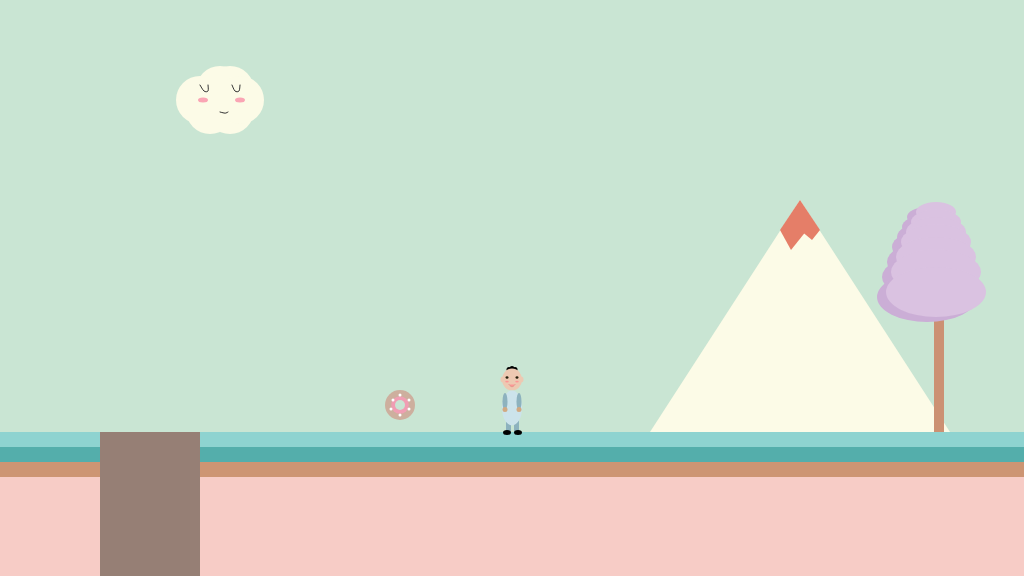
Frame 1 (no input)
Frame 60 (no input): identical to frame 1, image omitted
Frame 120 (the mouse pressed at the canvas centre since frame 60): identical to frame 1, image omitted

The p5.js sketch that drew this single still picture (run headless with seeded random() and noise() and a simulated clock; from frame 60 on, the mouse is pressed at the canvas centre):

// p5.js sketch
// ── sketch.js
/*

The Game Project

Week 3

Game interaction

*/

/*

The Game Project

2b - using variables

*/

let floorPos_y;

let gameChar;

let tree;

let canyon;

let collectableItem;

let mountain;

let cloud;

function setup() {
  createCanvas(1024, 576);

  floorPos_y = 432;

  gameChar = {
    pos_x: width / 2,
    pos_y: floorPos_y,
    isLeft: false,
    isRight: false,
    isFalling: false,
    isPlummeting: false,
  };

  tree = {
    pos_x: 936,
    pos_y: floorPos_y - 120,
    scale: 1.0,
    shadow_x: 927,
    shadow_y: floorPos_y - 120 + 5,
  };

  canyon = {
    pos_x: 100,
    width: 100,
  };

  collectableItem = {
    pos_x: 400,
    pos_y: 405,
    size: 10,
    isFound: false,
  };

  cloud = {
    pos_x: 200,
    pos_y: 100,
    scale: 2,
  };

  mountain = {
    pos_x: 800,
    pos_y: 200,
    wide: 150,
  };
}

function draw() {
  //fill the sky
  background(201, 229, 211);

  //draw ground
  noStroke();
  fill(142, 211, 208);
  rect(0, floorPos_y, width, 15);
  fill(84, 174, 171);
  rect(0, floorPos_y + 15, width, 15);
  fill(205, 149, 115);
  rect(0, floorPos_y + 30, width, 15);
  fill(247, 204, 198);
  rect(0, floorPos_y + 45, width, height - floorPos_y);

  //A cloud in the sky
  strokeWeight(1);
  fill(252, 251, 231);
  ellipse(cloud.pos_x, cloud.pos_y, 24 * cloud.scale, 24 * cloud.scale);
  ellipse(
    cloud.pos_x + 10,
    cloud.pos_y + 10,
    24 * cloud.scale,
    24 * cloud.scale
  );
  ellipse(
    cloud.pos_x + 30,
    cloud.pos_y + 10,
    24 * cloud.scale,
    24 * cloud.scale
  );
  ellipse(
    cloud.pos_x + 30,
    cloud.pos_y - 10,
    24 * cloud.scale,
    24 * cloud.scale
  );
  ellipse(
    cloud.pos_x + 20,
    cloud.pos_y - 10,
    24 * cloud.scale,
    24 * cloud.scale
  );
  ellipse(cloud.pos_x + 40, cloud.pos_y, 24 * cloud.scale, 24 * cloud.scale);
  //Right Eye
  stroke(51);
  beginShape();
  curveVertex(cloud.pos_x + 32, cloud.pos_y - 15);
  curveVertex(cloud.pos_x + 32, cloud.pos_y - 15);
  curveVertex(cloud.pos_x + 35, cloud.pos_y - 9);
  curveVertex(cloud.pos_x + 39, cloud.pos_y - 9);
  curveVertex(cloud.pos_x + 40, cloud.pos_y - 15);
  curveVertex(cloud.pos_x + 40, cloud.pos_y - 15);
  endShape();
  //Left Eye
  beginShape();
  curveVertex(cloud.pos_x, cloud.pos_y - 15);
  curveVertex(cloud.pos_x, cloud.pos_y - 15);
  curveVertex(cloud.pos_x + 4, cloud.pos_y - 9);
  curveVertex(cloud.pos_x + 8, cloud.pos_y - 9);
  curveVertex(cloud.pos_x + 8, cloud.pos_y - 15);
  curveVertex(cloud.pos_x + 8, cloud.pos_y - 15);
  endShape();
  fill(250, 165, 180);
  noStroke();
  //left cheek
  ellipse(cloud.pos_x + 3, cloud.pos_y, 10, 5);
  // right cheek
  ellipse(cloud.pos_x + 40, cloud.pos_y, 10, 5);
  //Mouth
  stroke(51);
  beginShape();
  fill(252, 251, 231);
  curveVertex(cloud.pos_x + 20, cloud.pos_y + 12);
  curveVertex(cloud.pos_x + 20, cloud.pos_y + 12);
  curveVertex(cloud.pos_x + 24, cloud.pos_y + 13);
  curveVertex(cloud.pos_x + 26, cloud.pos_y + 13);
  curveVertex(cloud.pos_x + 28, cloud.pos_y + 12);
  curveVertex(cloud.pos_x + 28, cloud.pos_y + 12);
  endShape();

  //A mountain in the distance
  noStroke();
  fill(252, 251, 231);
  //Mountain
  triangle(
    mountain.pos_x - mountain.wide,
    432,
    mountain.pos_x + mountain.wide,
    432,
    mountain.pos_x,
    mountain.pos_y
  );
  //Mountain Crown
  fill(229, 126, 104);
  triangle(
    mountain.pos_x - 20,
    mountain.pos_y + 30,
    mountain.pos_x + 20,
    mountain.pos_y + 30,
    mountain.pos_x,
    mountain.pos_y
  );
  triangle(
    mountain.pos_x - 20,
    mountain.pos_y + 30,
    mountain.pos_x + 7,
    mountain.pos_y + 30,
    mountain.pos_x - 9,
    mountain.pos_y + 50
  );
  triangle(
    mountain.pos_x - 0,
    mountain.pos_y + 30,
    mountain.pos_x + 20,
    mountain.pos_y + 30,
    mountain.pos_x + 12,
    mountain.pos_y + 40
  );

  //Tree
  noStroke();
  fill(204, 145, 115);
  rect(tree.pos_x - 2, tree.pos_y, 10, 120);
  fill(203, 174, 214);
  ellipse(tree.shadow_x, tree.shadow_y - 100, 40 * tree.scale, 20 * tree.scale);
  ellipse(tree.shadow_x, tree.shadow_y - 90, 50 * tree.scale, 25 * tree.scale);
  ellipse(tree.shadow_x, tree.shadow_y - 80, 60 * tree.scale, 30 * tree.scale);
  ellipse(tree.shadow_x, tree.shadow_y - 70, 70 * tree.scale, 35 * tree.scale);
  ellipse(tree.shadow_x, tree.shadow_y - 55, 80 * tree.scale, 40 * tree.scale);
  ellipse(tree.shadow_x, tree.shadow_y - 40, 90 * tree.scale, 45 * tree.scale);
  ellipse(tree.shadow_x, tree.shadow_y - 20, 100 * tree.scale, 50 * tree.scale);
  fill(218, 194, 225);
  ellipse(tree.pos_x, tree.pos_y - 100, 40 * tree.scale, 20 * tree.scale);
  ellipse(tree.pos_x, tree.pos_y - 90, 50 * tree.scale, 25 * tree.scale);
  ellipse(tree.pos_x, tree.pos_y - 80, 60 * tree.scale, 30 * tree.scale);
  ellipse(tree.pos_x, tree.pos_y - 70, 70 * tree.scale, 35 * tree.scale);
  ellipse(tree.pos_x, tree.pos_y - 55, 80 * tree.scale, 40 * tree.scale);
  ellipse(tree.pos_x, tree.pos_y - 40, 90 * tree.scale, 45 * tree.scale);
  ellipse(tree.pos_x, tree.pos_y - 20, 100 * tree.scale, 50 * tree.scale);

  //Canyon
  noStroke();
  fill(150, 127, 117);
  rect(canyon.pos_x, floorPos_y, canyon.width, height - floorPos_y);

  //A collectable token
  if (collectableItem.isFound == false) {
    fill(205, 175, 158);
    ellipse(
      collectableItem.pos_x,
      collectableItem.pos_y,
      collectableItem.size * 3,
      collectableItem.size * 3
    );
    fill(240, 158, 179);
    ellipse(
      collectableItem.pos_x,
      collectableItem.pos_y,
      collectableItem.size * 1.75,
      collectableItem.size * 1.75
    );
    fill(201, 229, 211);
    ellipse(
      collectableItem.pos_x,
      collectableItem.pos_y,
      collectableItem.size,
      collectableItem.size
    );
    fill(255);
    ellipse(collectableItem.pos_x + 9, collectableItem.pos_y + 4, 3, 3);
    ellipse(collectableItem.pos_x - 9, collectableItem.pos_y + 4, 3, 3);
    ellipse(collectableItem.pos_x + 9, collectableItem.pos_y - 5, 3, 3);
    ellipse(collectableItem.pos_x - 7, collectableItem.pos_y - 5, 3, 3);
    ellipse(collectableItem.pos_x, collectableItem.pos_y - 10, 3, 3);
    ellipse(collectableItem.pos_x, collectableItem.pos_y + 10, 3, 3);
  }

  //Collectable item interaction
  // 34 is gameChar body width + collectableItem size
  if (
    dist(
      collectableItem.pos_x,
      collectableItem.pos_y,
      gameChar.pos_x,
      gameChar.pos_y
    ) < 34
  ) {
    collectableItem.isFound = true;
  }

  //Falling down the canyon
  //Check if gameChar pos_x is within the range of the canyon
  if (
    gameChar.pos_x - 5 > canyon.pos_x &&
    gameChar.pos_x + 5 < canyon.pos_x + canyon.width &&
    gameChar.pos_y >= floorPos_y
  ) {
    gameChar.isPlummeting = true;
    gameChar.pos_y += 5;
  }

  //the game character
  if (gameChar.isLeft && gameChar.isFalling) {
    // add your jumping-left code
    //hair
    fill(0);
    ellipse(gameChar.pos_x, gameChar.pos_y - 63.5, 5, 5);
    ellipse(gameChar.pos_x - 3, gameChar.pos_y - 62.5, 5, 5);
    ellipse(gameChar.pos_x + 3, gameChar.pos_y - 62.5, 5, 5);
    //Head
    fill(237, 201, 178);
    ellipse(gameChar.pos_x, gameChar.pos_y - 52.5, 20, 22);
    //nose
    fill(237, 201, 178);
    ellipse(gameChar.pos_x - 9, gameChar.pos_y - 52.5, 5, 6);
    //left eye
    fill(36, 30, 11);
    ellipse(gameChar.pos_x - 5, gameChar.pos_y - 54.5, 3, 2.5);
    //left cheek
    fill(255, 149, 149);
    ellipse(gameChar.pos_x - 6, gameChar.pos_y - 50.5, 3.5, 1.75);
    //mouth
    stroke(228, 154, 143);
    beginShape();
    curveVertex(gameChar.pos_x - 9, gameChar.pos_y - 47.5);
    curveVertex(gameChar.pos_x - 9, gameChar.pos_y - 47.5);
    curveVertex(gameChar.pos_x - 7, gameChar.pos_y - 45.5);
    curveVertex(gameChar.pos_x - 3, gameChar.pos_y - 47.5);
    curveVertex(gameChar.pos_x - 3, gameChar.pos_y - 47.5);
    endShape();
    //right leg
    noStroke();
    fill(141, 178, 190);
    rect(gameChar.pos_x + 2, gameChar.pos_y - 12.5, 5, 12);
    //right shoe
    fill(0);
    ellipse(gameChar.pos_x + 4, gameChar.pos_y + 0.5, 8, 5);
    //left leg
    fill(141, 178, 190);
    rect(gameChar.pos_x - 5, gameChar.pos_y - 15.5, 5, 12);
    //left shoe
    fill(0);
    ellipse(gameChar.pos_x - 4, gameChar.pos_y - 2.5, 8, 5);
    //Body
    fill(204, 227, 235);
    ellipse(gameChar.pos_x, gameChar.pos_y - 24, 20, 35);
    //left arm
    fill(141, 178, 190);
    ellipse(gameChar.pos_x, gameChar.pos_y - 42.5, 5, 17);
    //left hand
    fill(209, 169, 130);
    ellipse(gameChar.pos_x, gameChar.pos_y - 50.5, 5, 5);
  } else if (gameChar.isRight && gameChar.isFalling) {
    //hair
    fill(0);
    ellipse(gameChar.pos_x, gameChar.pos_y - 63.5, 5, 5);
    ellipse(gameChar.pos_x - 3, gameChar.pos_y - 62.5, 5, 5);
    ellipse(gameChar.pos_x + 3, gameChar.pos_y - 62.5, 5, 5);
    //Head
    fill(237, 201, 178);
    ellipse(gameChar.pos_x, gameChar.pos_y - 52.5, 20, 22);
    //nose
    fill(237, 201, 178);
    ellipse(gameChar.pos_x + 9, gameChar.pos_y - 52.5, 5, 6);
    //right eye
    fill(36, 30, 11);
    ellipse(gameChar.pos_x + 5, gameChar.pos_y - 54.5, 3, 2.5);
    //right cheek
    fill(255, 149, 149);
    ellipse(gameChar.pos_x + 6, gameChar.pos_y - 50.5, 3.5, 1.75);
    //mouth
    stroke(228, 154, 143);
    beginShape();
    curveVertex(gameChar.pos_x + 9, gameChar.pos_y - 47.5);
    curveVertex(gameChar.pos_x + 9, gameChar.pos_y - 47.5);
    curveVertex(gameChar.pos_x + 7, gameChar.pos_y - 45.5);
    curveVertex(gameChar.pos_x + 3, gameChar.pos_y - 47.5);
    curveVertex(gameChar.pos_x + 3, gameChar.pos_y - 47.5);
    endShape();
    //left leg
    noStroke();
    fill(141, 178, 190);
    rect(gameChar.pos_x - 5, gameChar.pos_y - 12.5, 5, 12);
    //left shoe
    fill(0);
    ellipse(gameChar.pos_x - 2, gameChar.pos_y + 0.5, 8, 5);
    //right leg
    fill(141, 178, 190);
    rect(gameChar.pos_x + 2, gameChar.pos_y - 15.5, 5, 12);
    //right shoe
    fill(0);
    ellipse(gameChar.pos_x + 6, gameChar.pos_y - 3.5, 8, 5);
    //Body
    fill(204, 227, 235);
    ellipse(gameChar.pos_x, gameChar.pos_y - 24, 20, 35);
    //left arm
    fill(141, 178, 190);
    ellipse(gameChar.pos_x, gameChar.pos_y - 42.5, 5, 17);
    //left hand
    fill(209, 169, 130);
    ellipse(gameChar.pos_x, gameChar.pos_y - 50.5, 5, 5);
  } else if (gameChar.isLeft) {
    //hair
    fill(0);
    ellipse(gameChar.pos_x, gameChar.pos_y - 63.5, 5, 5);
    ellipse(gameChar.pos_x - 3, gameChar.pos_y - 62.5, 5, 5);
    ellipse(gameChar.pos_x + 3, gameChar.pos_y - 62.5, 5, 5);
    //Head
    fill(237, 201, 178);
    ellipse(gameChar.pos_x, gameChar.pos_y - 52.5, 20, 22);
    //nose
    fill(237, 201, 178);
    ellipse(gameChar.pos_x - 9, gameChar.pos_y - 52.5, 5, 6);
    //left eye
    fill(36, 30, 11);
    ellipse(gameChar.pos_x - 5, gameChar.pos_y - 54.5, 3, 2.5);
    //left cheek
    fill(255, 149, 149);
    ellipse(gameChar.pos_x - 6, gameChar.pos_y - 50.5, 3.5, 1.75);
    //mouth
    stroke(228, 154, 143);
    beginShape();
    curveVertex(gameChar.pos_x - 9, gameChar.pos_y - 47.5);
    curveVertex(gameChar.pos_x - 9, gameChar.pos_y - 47.5);
    curveVertex(gameChar.pos_x - 7, gameChar.pos_y - 45.5);
    curveVertex(gameChar.pos_x - 3, gameChar.pos_y - 47.5);
    curveVertex(gameChar.pos_x - 3, gameChar.pos_y - 47.5);
    endShape();
    //right leg
    stroke(173, 205, 216);
    fill(141, 178, 190);
    rect(gameChar.pos_x - 6, gameChar.pos_y - 12.5, 5, 12);
    //right shoe
    stroke(181, 186, 188);
    fill(0);
    ellipse(gameChar.pos_x - 5, gameChar.pos_y + 0.5, 8, 5);
    //left leg
    stroke(173, 205, 216);
    fill(141, 178, 190);
    rect(gameChar.pos_x - 2, gameChar.pos_y - 12.5, 5, 12);
    //left shoe
    stroke(181, 186, 188);
    fill(0);
    ellipse(gameChar.pos_x, gameChar.pos_y + 0.5, 8, 5);
    //Body
    noStroke();
    fill(204, 227, 235);
    ellipse(gameChar.pos_x, gameChar.pos_y - 24, 20, 35);
    //left arm
    fill(141, 178, 190);
    ellipse(gameChar.pos_x, gameChar.pos_y - 30.5, 5, 17);
    //left hand
    fill(209, 169, 130);
    ellipse(gameChar.pos_x, gameChar.pos_y - 22.5, 5, 5);
  } else if (gameChar.isRight) {
    //hair
    fill(0);
    ellipse(gameChar.pos_x, gameChar.pos_y - 63.5, 5, 5);
    ellipse(gameChar.pos_x - 3, gameChar.pos_y - 62.5, 5, 5);
    ellipse(gameChar.pos_x + 3, gameChar.pos_y - 62.5, 5, 5);
    //Head
    fill(237, 201, 178);
    ellipse(gameChar.pos_x, gameChar.pos_y - 52.5, 20, 22);
    //nose
    fill(237, 201, 178);
    ellipse(gameChar.pos_x + 9, gameChar.pos_y - 52.5, 5, 6);
    //right eye
    fill(36, 30, 11);
    ellipse(gameChar.pos_x + 5, gameChar.pos_y - 54.5, 3, 2.5);
    //right cheek
    fill(255, 149, 149);
    ellipse(gameChar.pos_x + 6, gameChar.pos_y - 50.5, 3.5, 1.75);
    //mouth
    stroke(228, 154, 143);
    beginShape();
    curveVertex(gameChar.pos_x + 9, gameChar.pos_y - 47.5);
    curveVertex(gameChar.pos_x + 9, gameChar.pos_y - 47.5);
    curveVertex(gameChar.pos_x + 7, gameChar.pos_y - 45.5);
    curveVertex(gameChar.pos_x + 3, gameChar.pos_y - 47.5);
    curveVertex(gameChar.pos_x + 3, gameChar.pos_y - 47.5);
    endShape();
    //left leg
    stroke(173, 205, 216);
    fill(141, 178, 190);
    rect(gameChar.pos_x - 4, gameChar.pos_y - 12.5, 5, 12);
    //left shoe
    stroke(181, 186, 188);
    fill(0);
    ellipse(gameChar.pos_x, gameChar.pos_y + 0.5, 8, 5);
    //right leg
    stroke(173, 205, 216);
    fill(141, 178, 190);
    rect(gameChar.pos_x, gameChar.pos_y - 12.5, 5, 12);
    //right shoe
    stroke(181, 186, 188);
    fill(0);
    ellipse(gameChar.pos_x + 4, gameChar.pos_y + 0.5, 8, 5);
    //Body
    noStroke();
    fill(204, 227, 235);
    ellipse(gameChar.pos_x, gameChar.pos_y - 24, 20, 35);
    //left arm
    fill(141, 178, 190);
    ellipse(gameChar.pos_x, gameChar.pos_y - 30.5, 5, 17);
    //left hand
    fill(209, 169, 130);
    ellipse(gameChar.pos_x, gameChar.pos_y - 22.5, 5, 5);
  } else if (gameChar.isFalling || gameChar.isPlummeting) {
    //hair
    fill(0);
    ellipse(gameChar.pos_x, gameChar.pos_y - 63.5, 5, 5);
    ellipse(gameChar.pos_x - 3, gameChar.pos_y - 62.5, 5, 5);
    ellipse(gameChar.pos_x + 3, gameChar.pos_y - 62.5, 5, 5);
    //Head
    fill(237, 201, 178);
    ellipse(gameChar.pos_x, gameChar.pos_y - 52.5, 20, 22);
    //right eye
    fill(36, 30, 11);
    ellipse(gameChar.pos_x - 5, gameChar.pos_y - 54.5, 3, 2.5);
    //left eye
    fill(36, 30, 11);
    ellipse(gameChar.pos_x + 5, gameChar.pos_y - 54.5, 3, 2.5);
    //right ear
    fill(237, 201, 178);
    ellipse(gameChar.pos_x - 9, gameChar.pos_y - 52.5, 5, 6);
    //left ear
    fill(237, 201, 178);
    ellipse(gameChar.pos_x + 9, gameChar.pos_y - 52.5, 5, 6);
    //right cheek
    fill(255, 149, 149);
    ellipse(gameChar.pos_x - 5, gameChar.pos_y - 50.5, 3.5, 1.75);
    //left cheek
    ellipse(gameChar.pos_x + 5, gameChar.pos_y - 50.5, 3.5, 1.75);
    //mouth
    stroke(228, 154, 143);
    beginShape();
    curveVertex(gameChar.pos_x - 3, gameChar.pos_y - 47.5);
    curveVertex(gameChar.pos_x - 3, gameChar.pos_y - 47.5);
    curveVertex(gameChar.pos_x - 1, gameChar.pos_y - 45.5);
    curveVertex(gameChar.pos_x + 1, gameChar.pos_y - 45.5);
    curveVertex(gameChar.pos_x + 3, gameChar.pos_y - 47.5);
    curveVertex(gameChar.pos_x + 3, gameChar.pos_y - 47.5);
    endShape();
    //left leg
    noStroke();
    fill(141, 178, 190);
    rect(gameChar.pos_x + 3, gameChar.pos_y - 12.5, 5, 12);
    //left shoe
    fill(0);
    ellipse(gameChar.pos_x + 7, gameChar.pos_y + 0.5, 8, 5);
    //right leg
    fill(141, 178, 190);
    rect(gameChar.pos_x - 8, gameChar.pos_y - 12.5, 5, 12);
    //right shoe
    fill(0);
    ellipse(gameChar.pos_x - 7, gameChar.pos_y + 0.5, 8, 5);
    //Body
    fill(204, 227, 235);
    ellipse(gameChar.pos_x, gameChar.pos_y - 24, 20, 35);
    //left arm
    fill(141, 178, 190);
    ellipse(gameChar.pos_x + 7, gameChar.pos_y - 42.5, 5, 17);
    //left hand
    fill(209, 169, 130);
    ellipse(gameChar.pos_x + 7, gameChar.pos_y - 50.5, 5, 5);
    //right arm
    fill(141, 178, 190);
    ellipse(gameChar.pos_x - 7, gameChar.pos_y - 42.5, 5, 17);
    //right hand
    fill(209, 169, 130);
    ellipse(gameChar.pos_x - 7, gameChar.pos_y - 50.5, 5, 5);
  } else {
    // add your standing front facing code
    //hair
    fill(0);
    ellipse(gameChar.pos_x, gameChar.pos_y - 63.5, 5, 5);
    ellipse(gameChar.pos_x - 3, gameChar.pos_y - 62.5, 5, 5);
    ellipse(gameChar.pos_x + 3, gameChar.pos_y - 62.5, 5, 5);
    //Head
    fill(237, 201, 178);
    ellipse(gameChar.pos_x, gameChar.pos_y - 52.5, 20, 22);
    //right eye
    fill(36, 30, 11);
    ellipse(gameChar.pos_x - 5, gameChar.pos_y - 54.5, 3, 2.5);
    //left eye
    fill(36, 30, 11);
    ellipse(gameChar.pos_x + 5, gameChar.pos_y - 54.5, 3, 2.5);
    //right ear
    fill(237, 201, 178);
    ellipse(gameChar.pos_x - 9, gameChar.pos_y - 52.5, 5, 6);
    //left ear
    fill(237, 201, 178);
    ellipse(gameChar.pos_x + 9, gameChar.pos_y - 52.5, 5, 6);
    //right cheek
    fill(255, 149, 149);
    ellipse(gameChar.pos_x - 5, gameChar.pos_y - 50.5, 3.5, 1.75);
    //left cheek
    ellipse(gameChar.pos_x + 5, gameChar.pos_y - 50.5, 3.5, 1.75);
    //mouth
    stroke(228, 154, 143);
    beginShape();
    curveVertex(gameChar.pos_x - 3, gameChar.pos_y - 47.5);
    curveVertex(gameChar.pos_x - 3, gameChar.pos_y - 47.5);
    curveVertex(gameChar.pos_x - 1, gameChar.pos_y - 45.5);
    curveVertex(gameChar.pos_x + 1, gameChar.pos_y - 45.5);
    curveVertex(gameChar.pos_x + 3, gameChar.pos_y - 47.5);
    curveVertex(gameChar.pos_x + 3, gameChar.pos_y - 47.5);
    endShape();
    //left leg
    noStroke();
    fill(141, 178, 190);
    rect(gameChar.pos_x + 2, gameChar.pos_y - 12.5, 5, 12);
    //left shoe
    fill(0);
    ellipse(gameChar.pos_x + 6, gameChar.pos_y + 0.5, 8, 5);
    //right leg
    fill(141, 178, 190);
    rect(gameChar.pos_x - 6, gameChar.pos_y - 12.5, 5, 12);
    //right shoe
    fill(0);
    ellipse(gameChar.pos_x - 5, gameChar.pos_y + 0.5, 8, 5);
    //Body
    fill(204, 227, 235);
    ellipse(gameChar.pos_x, gameChar.pos_y - 24, 20, 35);
    //left arm
    fill(141, 178, 190);
    ellipse(gameChar.pos_x + 7, gameChar.pos_y - 30.5, 5, 17);
    //left hand
    fill(209, 169, 130);
    ellipse(gameChar.pos_x + 7, gameChar.pos_y - 22.5, 5, 5);
    //right arm
    fill(141, 178, 190);
    ellipse(gameChar.pos_x - 7, gameChar.pos_y - 30.5, 5, 17);
    //right hand
    fill(209, 169, 130);
    ellipse(gameChar.pos_x - 7, gameChar.pos_y - 22.5, 5, 5);
  }

  ///////////INTERACTION CODE//////////
  //(Put conditional statements to move the game character below here
  if (gameChar.isRight === true) {
    gameChar.pos_x += 2;
    //Fall down while going right
    if (gameChar.pos_y < floorPos_y) {
      gameChar.pos_y++;
      gameChar.isFalling = true;
    } else if (
      gameChar.isPlummeting === true &&
      gameChar.pos_y === floorPos_y
    ) {
      //jump while walking right
      gameChar.pos_y -= 100;
    } else if (gameChar.pos_y === floorPos_y) {
      //change face when touch ground
      gameChar.isFalling = false;
    }
  } else if (gameChar.isLeft === true) {
    gameChar.pos_x -= 2;
    //Fall down while going left
    if (gameChar.pos_y < floorPos_y) {
      gameChar.pos_y++;
      gameChar.isFalling = true;
    } else if (
      gameChar.isPlummeting === true &&
      gameChar.pos_y === floorPos_y
    ) {
      //jump while walking left
      gameChar.pos_y -= 100;
    } else if (gameChar.pos_y === floorPos_y) {
      //change face when touch ground
      gameChar.isFalling = false;
    }
  } else if (gameChar.isPlummeting === true && gameChar.pos_y === floorPos_y) {
    gameChar.pos_y -= 100;
  } else if (gameChar.pos_y < floorPos_y) {
    gameChar.pos_y++;
    gameChar.isFalling = true;
  } else {
    gameChar.isFalling = false;
  }
}

function keyPressed() {
  // if statements to control the animation of the character when
  // keys are pressed.

  if (keyCode === 39) {
    gameChar.isRight = true;
  } else if (keyCode === 37) {
    gameChar.isLeft = true;
  } else if (keyCode === 32 || keyCode === 38) {
    gameChar.isPlummeting = true;
  }
}

function keyReleased() {
  // if statements to control the animation of the character when
  // keys are released.

  if (keyCode === 39) {
    gameChar.isRight = false;
  } else if (keyCode === 37) {
    gameChar.isLeft = false;
  } else if (keyCode === 32 || keyCode === 38) {
    gameChar.isPlummeting = false;
  }
}
